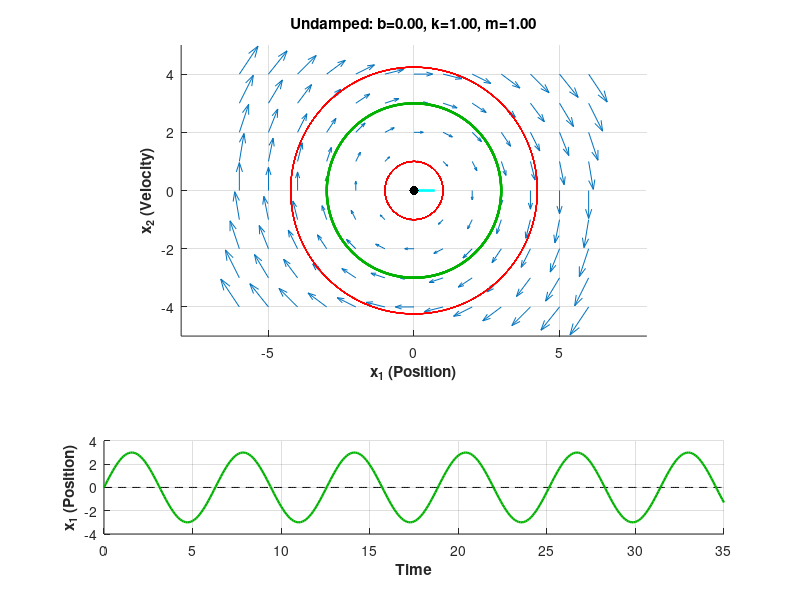
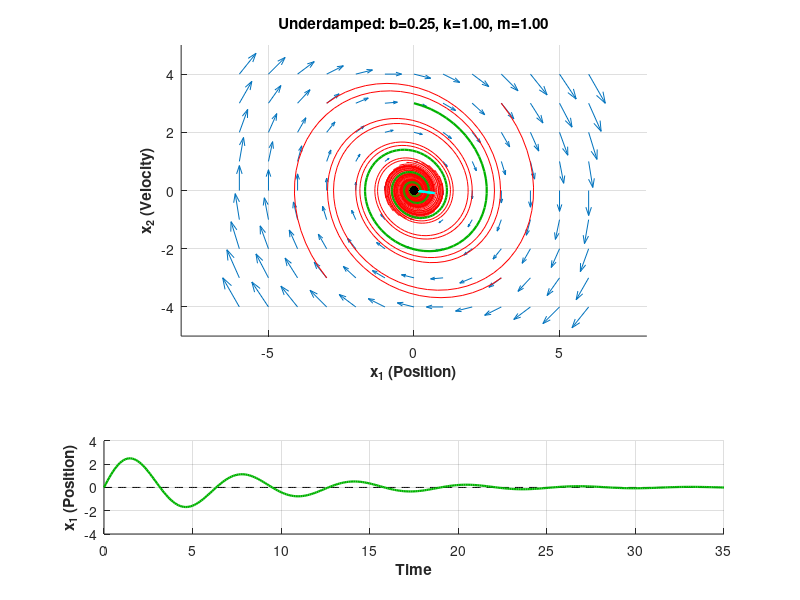
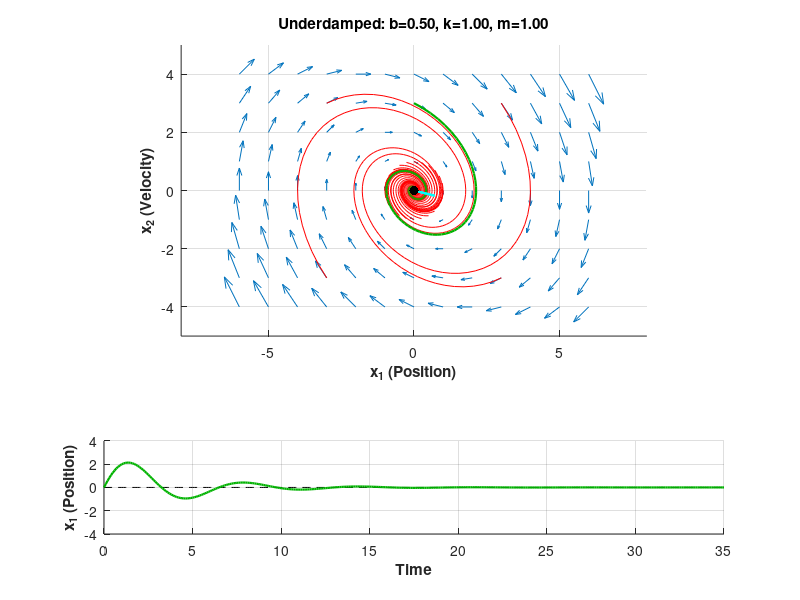
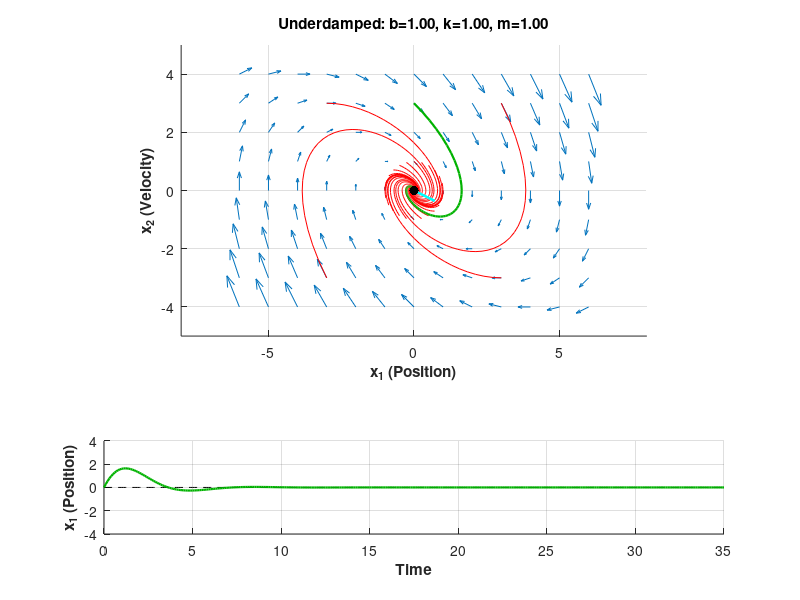

Write the MATLAB code that produced these figures, in order.
% plot phase portraits for various parameter combinations of general second
% order, damped, unforced oscillator
% written by m.kokko, 11-jan-17

function second_order_unforced

% restart
close all; clear all; clc;
global A;

% options 
doSaveFrames = 0;

% define parameters for cases to analyze
paramVals = [0 1 1; 0.25 1 1; 0.5 1 1; 1 1 1; 1.9 1 1; 2 1 1; 2.1 1 1; 10 1 1; 50 1 1];
% paramVals = [ 0 logspace(-1,2,60) ]
% paramVals = [paramVals; ones(2,length(paramVals))]';

% initial conditions
dtheta = pi/12;
theta = 0:dtheta:2*pi-dtheta;
ics = [cos(theta); sin(theta)];
ics = [ics [3 3; -3 3; 3 -3; -3 -3]'];
detail_ic = [0 3]';

% time vector for trajectory simulation
tsim = 0:0.1:35;

% configure phase portrait grid
[x1,x2] = meshgrid(-6:1:6,-4:1:4);

% compute and display phase portrait for each set of parameters
for idx = 1:size(paramVals,1)
    
    b = paramVals(idx,1);
    k = paramVals(idx,2);
    m = paramVals(idx,3);
    A = [ 0 1; -k/m -b/m ];
    
    % classify
    if( b == 0 )
        classStr = 'Undamped';
    elseif( b^2 < 4*m*k )
        classStr = 'Underdamped';
    elseif( b^2 == 4*m*k )
        classStr = 'Critically Damped';
    elseif( b^2 > 4*m*k )
        classStr = 'Overdamped';
    end
    
    [vec,val] = eig(A);
    x1dot = A(1,1).*x1+A(1,2).*x2;
    x2dot = A(2,1).*x1+A(2,2).*x2;
    
    figure;
    subplot(8,1,1:5);
    hold on; grid on;
    quiver(x1,x2,x1dot,x2dot);
    xlabel('\bfx_1 (Position)');
    ylabel('\bfx_2 (Velocity)');
    title(sprintf([classStr ': b=%0.2f, k=%0.2f, m=%0.2f'],b,k,m));
    axis equal;
    
    % plot trajectories from ICs
    for icidx = 1:size(ics,2)
        [~,x] = ode45(@propDynamics,tsim,ics(:,icidx));
        x1traj = x(:,1)';
        x2traj = x(:,2)';
        plot(x1traj,x2traj,'r');

    end
    
    % plot last trajectory for which time series trace will be shown
    [t,x] = ode45(@propDynamics,tsim,detail_ic);
    x1traj = x(:,1)';
    x2traj = x(:,2)';
    plot(x1traj,x2traj,'-','Color',[0 0.7 0],'LineWidth',1.6);
    set(gca,'XLim',[-8 8]);
    set(gca,'YLim',[-5 5]);
    
    % draw eigenvectors
    if(isreal(vec(:,1)))
        plot([ 0 vec(1,1)],[0 vec(2,1)],'m','LineWidth',1.6);
    else
        plot([ 0 real(vec(1,1))],[0 real(vec(2,1))],'c','LineWidth',1.6);
    end
    
    if(isreal(vec(:,1)))
        plot([ 0 vec(1,2)],[0 vec(2,2)],'m','LineWidth',1.6);
    else
        plot([ 0 real(vec(1,2))],[0 real(vec(2,2))],'c','LineWidth',1.6);
    end
    
    % add fixed points
    fixedPtLocs = [0 0]';
    fixedPtLocs = [fixedPtLocs null(A)];
    plot(fixedPtLocs(1,:),fixedPtLocs(2,:),'k.','MarkerSize',20);
    
    % plot time series for detail trajectory
    subplot(8,1,7:8);
    hold on; grid on;
    plot(t,0*ones(1,length(t)),'k--');
    plot(t,x1traj,'Color',[0 0.7 0],'LineWidth',1.6);
    xlabel('\bfTime');
    ylabel('\bfx_1 (Position)');
    set(gca,'YLim',[-4 4]);
    
    % draw plot
    drawnow;
    
    % save figure;
    if(doSaveFrames)
        saveas(gcf,sprintf('frame%03d.png',idx));
        close all;
    end
end
end

function  xdot = propDynamics(t,x)
global A;

% LTI so we don't use t
xdot = A*x;

end
